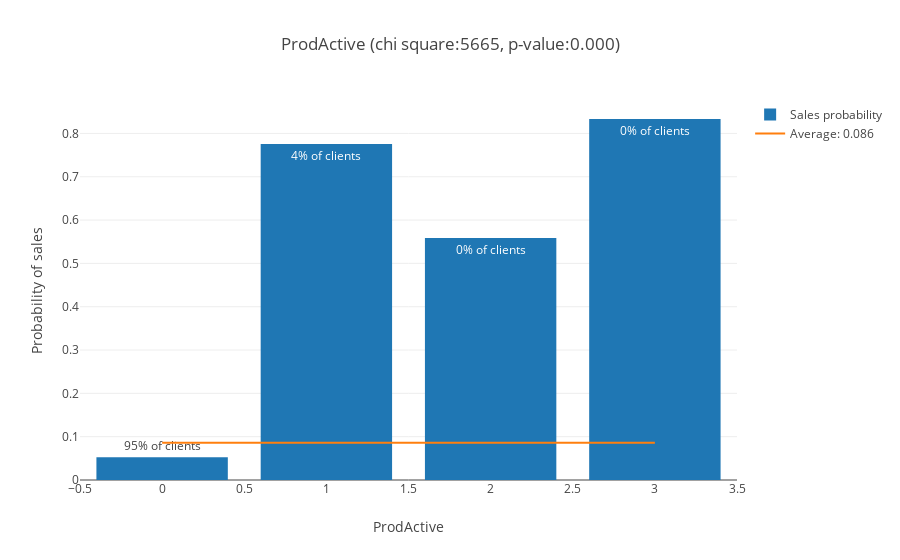

Here is the notebook cell this chart was saved with:
### Markdown cell above
### ProdActive ###

Number of active products

### Code cell
chi, pval, fig = analyze_feature('ProdActive', db1, categorical=False)
scores['ProdActive'] = (chi, pval)
iplot(fig)

### Figure 1 — Plotly figure (JSON) as saved in the notebook; plotly's stock layout.template omitted (floating-point values rounded to 4 significant figures)
{"data": [{"error_y": {"array": [0.001618, 0.01423, 0.06021, 0.1521], "type": "data", "visible": false}, "name": "Sales probability", "text": ["95% of clients", "4% of clients", "0% of clients", "0% of clients"], "type": "bar", "x": [0, 1, 2, 3], "y": [0.05271, 0.7756, 0.5588, 0.8333]}, {"mode": "lines", "name": "Average: 0.086", "type": "scatter", "x": [0, 3], "y": [0.08575, 0.08575]}], "layout": {"barmode": "group", "title": "ProdActive (chi square:5665, p-value:0.000)", "xaxis": {"title": "ProdActive"}, "yaxis": {"title": "Probability of sales"}}}
